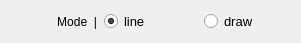
    <widget class="QWidget" name="horizontalLayoutWidget">
     <property name="geometry">
      <rect>
       <x>10</x>
       <y>30</y>
       <width>301</width>
       <height>31</height>
      </rect>
     </property>
     <layout class="QHBoxLayout" name="horizontalLayout">
      <property name="spacing">
       <number>7</number>
      </property>
      <property name="leftMargin">
       <number>5</number>
      </property>
      <property name="rightMargin">
       <number>5</number>
      </property>
      <item>
       <widget class="QLabel" name="label_model">
        <property name="text">
         <string>Mode  |</string>
        </property>
        <property name="alignment">
         <set>Qt::AlignRight|Qt::AlignTrailing|Qt::AlignVCenter</set>
        </property>
       </widget>
      </item>
      <item>
       <widget class="QRadioButton" name="radioButton_line">
        <property name="font">
         <font>
          <pointsize>10</pointsize>
         </font>
        </property>
        <property name="text">
         <string>line</string>
        </property>
        <property name="checked">
         <bool>true</bool>
        </property>
       </widget>
      </item>
      <item>
       <widget class="QRadioButton" name="radioButton_draw">
        <property name="font">
         <font>
          <pointsize>10</pointsize>
         </font>
        </property>
        <property name="text">
         <string>draw</string>
        </property>
       </widget>
      </item>
     </layout>
    </widget>
